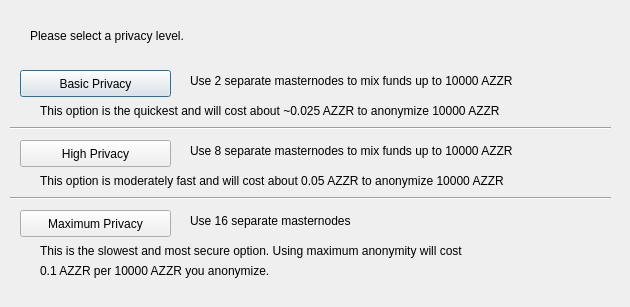
<?xml version="1.0" encoding="UTF-8"?>
<ui version="4.0">
 <class>ObfuscationConfig</class>
 <widget class="QDialog" name="ObfuscationConfig">
  <property name="geometry">
   <rect>
    <x>0</x>
    <y>0</y>
    <width>630</width>
    <height>307</height>
   </rect>
  </property>
  <property name="windowTitle">
   <string>Configure Obfuscation</string>
  </property>
  <widget class="QPushButton" name="buttonBasic">
   <property name="geometry">
    <rect>
     <x>20</x>
     <y>70</y>
     <width>151</width>
     <height>27</height>
    </rect>
   </property>
   <property name="text">
    <string>Basic Privacy</string>
   </property>
  </widget>
  <widget class="QPushButton" name="buttonHigh">
   <property name="geometry">
    <rect>
     <x>20</x>
     <y>140</y>
     <width>151</width>
     <height>27</height>
    </rect>
   </property>
   <property name="text">
    <string>High Privacy</string>
   </property>
  </widget>
  <widget class="QPushButton" name="buttonMax">
   <property name="geometry">
    <rect>
     <x>20</x>
     <y>210</y>
     <width>151</width>
     <height>27</height>
    </rect>
   </property>
   <property name="text">
    <string>Maximum Privacy</string>
   </property>
  </widget>
  <widget class="QLabel" name="label">
   <property name="geometry">
    <rect>
     <x>30</x>
     <y>20</y>
     <width>571</width>
     <height>31</height>
    </rect>
   </property>
   <property name="text">
    <string>Please select a privacy level.</string>
   </property>
  </widget>
  <widget class="QLabel" name="label_2">
   <property name="geometry">
    <rect>
     <x>190</x>
     <y>70</y>
     <width>421</width>
     <height>21</height>
    </rect>
   </property>
   <property name="text">
    <string>Use 2 separate masternodes to mix funds up to 10000 AZZR</string>
   </property>
  </widget>
  <widget class="QLabel" name="label_3">
   <property name="geometry">
    <rect>
     <x>190</x>
     <y>140</y>
     <width>411</width>
     <height>21</height>
    </rect>
   </property>
   <property name="text">
    <string>Use 8 separate masternodes to mix funds up to 10000 AZZR</string>
   </property>
  </widget>
  <widget class="QLabel" name="label_4">
   <property name="geometry">
    <rect>
     <x>190</x>
     <y>210</y>
     <width>421</width>
     <height>21</height>
    </rect>
   </property>
   <property name="text">
    <string>Use 16 separate masternodes</string>
   </property>
  </widget>
  <widget class="QLabel" name="label_6">
   <property name="geometry">
    <rect>
     <x>40</x>
     <y>100</y>
     <width>561</width>
     <height>21</height>
    </rect>
   </property>
   <property name="text">
    <string>This option is the quickest and will cost about ~0.025 AZZR to anonymize 10000 AZZR</string>
   </property>
  </widget>
  <widget class="QLabel" name="label_7">
   <property name="geometry">
    <rect>
     <x>40</x>
     <y>170</y>
     <width>561</width>
     <height>21</height>
    </rect>
   </property>
   <property name="text">
    <string>This option is moderately fast and will cost about 0.05 AZZR to anonymize 10000 AZZR</string>
   </property>
  </widget>
  <widget class="QLabel" name="label_8">
   <property name="geometry">
    <rect>
     <x>40</x>
     <y>240</y>
     <width>561</width>
     <height>21</height>
    </rect>
   </property>
   <property name="text">
    <string>This is the slowest and most secure option. Using maximum anonymity will cost</string>
   </property>
  </widget>
  <widget class="QLabel" name="label_9">
   <property name="geometry">
    <rect>
     <x>40</x>
     <y>260</y>
     <width>561</width>
     <height>21</height>
    </rect>
   </property>
   <property name="text">
    <string>0.1 AZZR per 10000 AZZR you anonymize.</string>
   </property>
  </widget>
  <widget class="Line" name="line">
   <property name="geometry">
    <rect>
     <x>10</x>
     <y>120</y>
     <width>601</width>
     <height>16</height>
    </rect>
   </property>
   <property name="orientation">
    <enum>Qt::Horizontal</enum>
   </property>
  </widget>
  <widget class="Line" name="line_2">
   <property name="geometry">
    <rect>
     <x>10</x>
     <y>190</y>
     <width>601</width>
     <height>16</height>
    </rect>
   </property>
   <property name="orientation">
    <enum>Qt::Horizontal</enum>
   </property>
  </widget>
 </widget>
 <resources/>
 <connections/>
</ui>
